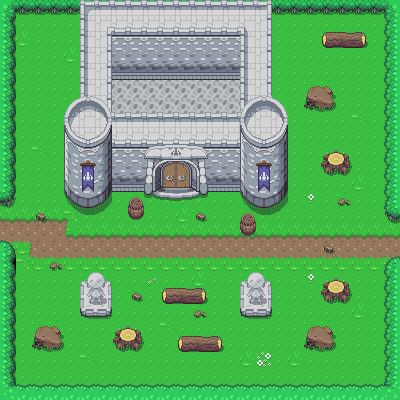

The image is a tile-based game level rendered from a .tmx file. Its description and source (layers, tilesets, objects; grid data summarised) follow:
An orthogonal 25x25 tile map with 16x16 px tiles, 4 tile layers (Ground, Kachelebene 3, Kachelebene 2, Kachelebene 4) and 34 objects.

<map version="1.5" tiledversion="1.6.0" orientation="orthogonal" renderorder="right-down" width="25" height="25" tilewidth="16" tileheight="16" infinite="0" nextlayerid="6" nextobjectid="52">
 <tileset firstgid="1" source="Overworld.tsx" />
 <layer id="1" name="Ground" width="25" height="25">
  <data>[625 cells, 624 non-empty, 12 distinct tile ids]</data>
 </layer>
 <layer id="3" name="Kachelebene 3" width="25" height="25">
  <data>[625 cells, 78 non-empty, 19 distinct tile ids]</data>
 </layer>
 <layer id="2" name="Kachelebene 2" width="25" height="25">
  <data>[625 cells, 100 non-empty, 39 distinct tile ids]</data>
 </layer>
 <layer id="4" name="Kachelebene 4" width="25" height="25">
  <data>[625 cells, 144 non-empty, 45 distinct tile ids]</data>
 </layer>
 <objectgroup id="5" name="CollisionMasks">
  <object id="1" x="64.625" y="147.75" width="90.125" height="43.5" />
  <object id="3" x="64.25" y="175.625" width="47.375" height="31.5">
   <ellipse />
  </object>
  <object id="4" x="240.375" y="172.25" width="47.625" height="35.125">
   <ellipse />
  </object>
  <object id="5" x="196.25" y="146" width="91.5" height="44.875" />
  <object id="7" x="64.25" y="145.875" width="92.125" height="2.75" />
  <object id="8" x="64.375" y="112.125" width="15.75" height="40.375" />
  <object id="15" x="64.75" y="97.125" width="42.5" height="41">
   <ellipse />
  </object>
  <object id="16" x="79.625" y="-0.125" width="5.5" height="98.75" />
  <object id="17" x="266.75" y="0.125" width="4.75" height="101.125" />
  <object id="18" x="240.25" y="96.5" width="47.625" height="47.375">
   <ellipse />
  </object>
  <object id="19" x="240" y="119.25" width="47.625" height="54.125" />
  <object id="20" x="128.364" y="197.818" width="16" height="21.6364" />
  <object id="21" x="240.455" y="213.909" width="15.3636" height="20.4545" />
  <object id="23" x="240" y="280.909" width="31.8182" height="35.8182" />
  <object id="25" x="247.273" y="272.273" width="17.7273" height="12.6364" />
  <object id="26" x="86.8182" y="272" width="17.8182" height="9.72727" />
  <object id="27" x="79.9091" y="280.909" width="32.0909" height="36.0909" />
  <object id="28" x="33.3636" y="324.455" width="29.5455" height="24.6364" />
  <object id="29" x="111.818" y="325.364" width="31.7273" height="24.9091" />
  <object id="30" x="177.727" y="335.818" width="44.6364" height="16" />
  <object id="32" x="304.182" y="326.091" width="29.5455" height="23" />
  <object id="33" x="321.636" y="277.636" width="29.2727" height="24.2727" />
  <object id="34" x="321" y="150.125" width="29.875" height="23.625" />
  <object id="36" x="304.5" y="85.5625" width="29.75" height="23.9375" />
  <object id="37" x="321.818" y="31.7273" width="43.9091" height="16.0909" />
  <object id="43" x="0.25" y="-0.25" width="15.75" height="208" />
  <object id="44" x="143.091" y="145.818" width="61.0909" height="45.6364" />
  <object id="45" x="-0.181818" y="240.318" width="16" height="159.318" />
  <object id="46" x="14.1818" y="383.818" width="386" height="15.6364" />
  <object id="47" x="383.455" y="256.182" width="16.1818" height="143.455" />
  <object id="48" x="384" y="-0.363636" width="16.1818" height="224" />
  <object id="49" x="272.182" y="-0.181818" width="127.818" height="16" />
  <object id="50" x="16" y="0" width="64" height="16" />
  <object id="51" x="161.636" y="287.545" width="44.1818" height="16.3636" />
 </objectgroup>
</map>
